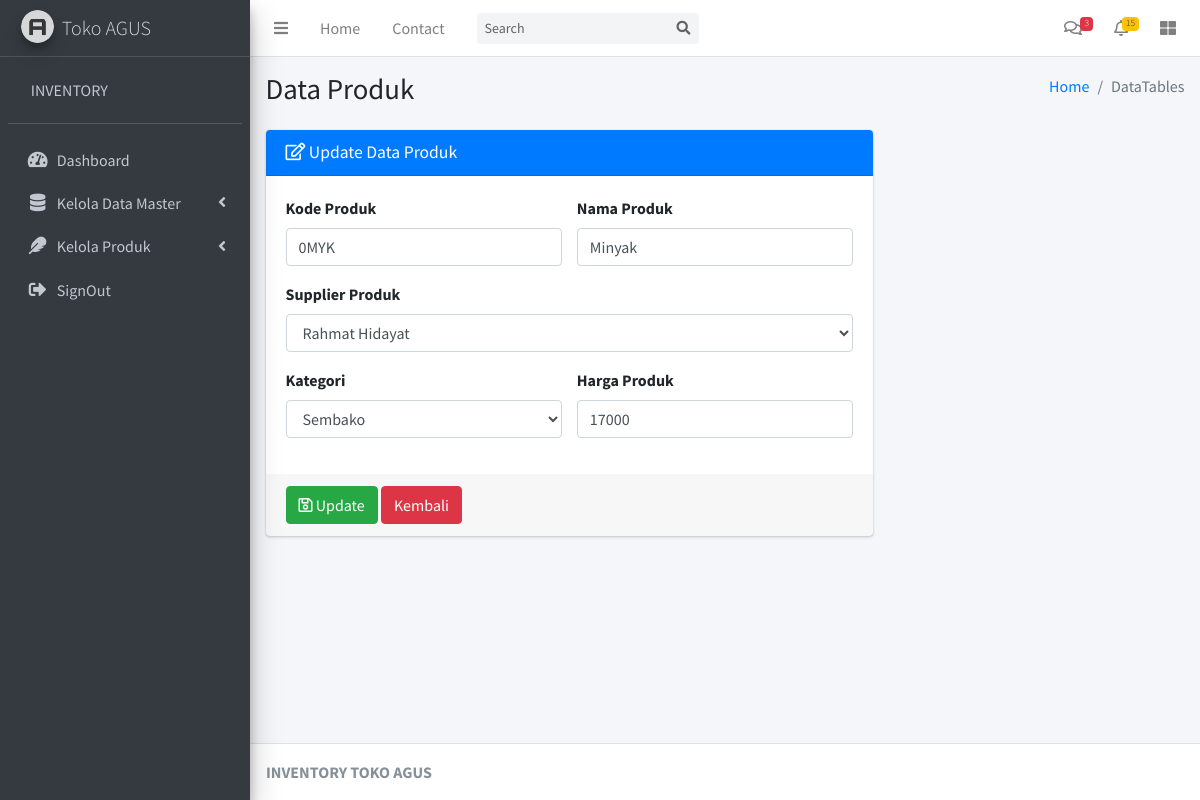
/controllerdatamaster/update_produk/2, run on the app's committed database.
### tables this page shows
CREATE TABLE `produk` (
  `id_produk` int(11) NOT NULL,
  `id_kategori` int(11) NOT NULL,
  `id_supplier` int(11) NOT NULL,
  `kode_produk` varchar(10) NOT NULL,
  `nama_produk` varchar(50) NOT NULL,
  `harga_produk` varchar(25) NOT NULL
);

CREATE TABLE `supplier` (
  `id_supplier` int(11) NOT NULL,
  `nama_supplier` varchar(50) NOT NULL,
  `nama_toko` varchar(50) NOT NULL,
  `alamat` varchar(125) NOT NULL,
  `no_hp` varchar(15) NOT NULL
);

CREATE TABLE `kategori` (
  `id_kategori` int(11) NOT NULL,
  `nama_kategori` varchar(125) NOT NULL
);

### application/controllers/ControllerDataMaster.php (called while the page is built, shortened)
<?php
class ControllerDataMaster extends CI_Controller
{
	public function __construct()
	{
		$this->load->model('DataMaster');
	}
	public function update_produk($id)
	{
		$kode = $this->input->post('kode');
		$produk = $this->DataMaster->edit_produk($id);
		if ($produk->kode_produk == $kode) {
			$this->form_validation->set_rules('nama', 'Nama', 'required');
			$this->form_validation->set_rules('kategori', 'Kategori', 'required');
			$this->form_validation->set_rules('supplier', 'Supplier', 'required');
			$this->form_validation->set_rules('harga', 'Harga', 'required');
		} else {
			$this->form_validation->set_rules('kode', 'Kode', 'required|is_unique[produk.kode_produk]');
			$this->form_validation->set_rules('supplier', 'Supplier', 'required');
			$this->form_validation->set_rules('nama', 'Nama', 'required');
			$this->form_validation->set_rules('kategori', 'Kategori', 'required');
			$this->form_validation->set_rules('harga', 'Harga', 'required');
		}
		if ($this->form_validation->run() == FALSE) {
			$data = array(
				'produk' => $this->DataMaster->edit_produk($id),
				'kategori' => $this->DataMaster->select_kategori(),
				'supplier' => $this->DataMaster->select_supplier()
			);
			$this->load->view('Layout/head');
			$this->load->view('Layout/navbar');
			$this->load->view('Layout/aside');
			$this->load->view('Content/edit_produk', $data);
			$this->load->view('Layout/footer');
		}
	}
}

### index.php (called while the page is built, shortened)
<?php
require_once BASEPATH.'core/CodeIgniter.php';

### application/models/DataMaster.php (called while the page is built, shortened)
<?php
class DataMaster extends CI_Model
{
    public function select_kategori()
    {
        $this->db->select('*');
        $this->db->from('kategori');
        return $this->db->get()->result();
    }
    public function edit_produk($id)
    {
        $this->db->select('*');
        $this->db->from('produk');
        $this->db->where('id_produk', $id);
        return $this->db->get()->row();
    }
    public function select_supplier()
    {
        $this->db->select('*');
        $this->db->from('supplier');
        return $this->db->get()->result();
    }
}

### application/views/Content/edit_produk.php (the view, shortened to what this page needs)
<div class="content-wrapper">
    <section class="content-header">
        <div class="container-fluid">
            <div class="row mb-2">
                <div class="col-sm-6">
                    <h1>Data Produk</h1>
                </div>
                <div class="col-sm-6">
                    <ol class="breadcrumb float-sm-right">
                        <li class="breadcrumb-item"><a href="#">Home</a></li>
                        <li class="breadcrumb-item active">DataTables</li>
                    </ol>
                </div>
            </div>
        </div>
    </section>
    <section class="content">
        <div class="container-fluid">
            <div class="row">
                <div class="col-md-8">
                    <div class="card card-primary">
                        <div class="card-header">
                            <h3 class="card-title"><i class="far fa-edit"></i> Update Data Produk</h3>
                        </div>
                        <form action="<?= base_url('controllerDataMaster/update_produk/' . $produk->id_produk) ?>" method="POST" role="form">
                            <div class="card-body">
                                <div class="row">
                                    <div class="col-sm-6">
                                        <div class="form-group">
                                            <label for="exampleInputEmail1">Kode Produk</label>
                                            <input type="text" name="kode" class="form-control" value="<?= $produk->kode_produk ?>" id="exampleInputEmail1" placeholder="Masukkan Nama User">
                                        </div>
                                    </div>
                                    <div class="col-sm-6">
                                        <div class="form-group">
                                            <label for="exampleInputPassword1">Nama Produk</label>
                                            <input type="text" name="nama" class="form-control" value="<?= $produk->nama_produk ?>" id="exampleInputPassword1" placeholder="Masukkan Alamat">
                                        </div>
                                    </div>
                                </div>
                                <div class="row">
                                    <div class="col-sm-12">
                                        <div class="form-group">
                                            <label for="exampleInputEmail1">Supplier Produk</label>
                                            <select name="supplier" class="form-control">
                                                <?php
                                                foreach ($supplier as $key => $item) {
                                                ?>
                                                    <option value="<?= $item->id_supplier ?>" <?php if ($item->id_supplier == $produk->id_supplier) {
                                                                                                    echo 'selected';
                                                                                                } ?>><?= $item->nama_supplier ?></option>
                                                <?php
                                                }
                                                ?>
                                            </select>
                                        </div>
                                    </div>
                                </div>
                                <div class="row">
                                    <div class="col-sm-6">
                                        <div class="form-group">
                                            <label>Kategori</label>
                                            <select name="kategori" class="form-control">
                                                <?php
                                                foreach ($kategori as $key => $kategori) {
                                                ?>
                                                    <option value="<?= $kategori->id_kategori ?>" <?php if ($kategori->id_kategori == $produk->id_kategori) {
                                                                                                        echo 'selected';
                                                                                                    } ?>><?= $kategori->nama_kategori ?></option>
                                                <?php
                                                }
                                                ?>
                                            </select>
                                        </div>
                                    </div>
                                    <div class="col-sm-6">
                                        <div class="form-group">
                                            <label for="exampleInputPassword1">Harga Produk</label>
                                            <input type="text" name="harga" class="form-control" value="<?= $produk->harga_produk ?>" id="exampleInputPassword1" placeholder="Masukkan Username">
                                        </div>
                                    </div>
                                </div>
                            </div>
                            <div class="card-footer">
                                <button type="submit" class="btn btn-success"><i class="far fa-save"></i> Update</button>
                                <a href="<?= base_url('controllerDataMaster/produk') ?>" class="btn btn-danger">Kembali</a>
                            </div>
                        </form>
                    </div>
                </div>
            </div>
        </div>
    </section>
</div>

### data on the page
produk: kode "0MYK", nama "Minyak", supplier "Rahmat Hidayat", kategori "Sembako", harga "17000"
